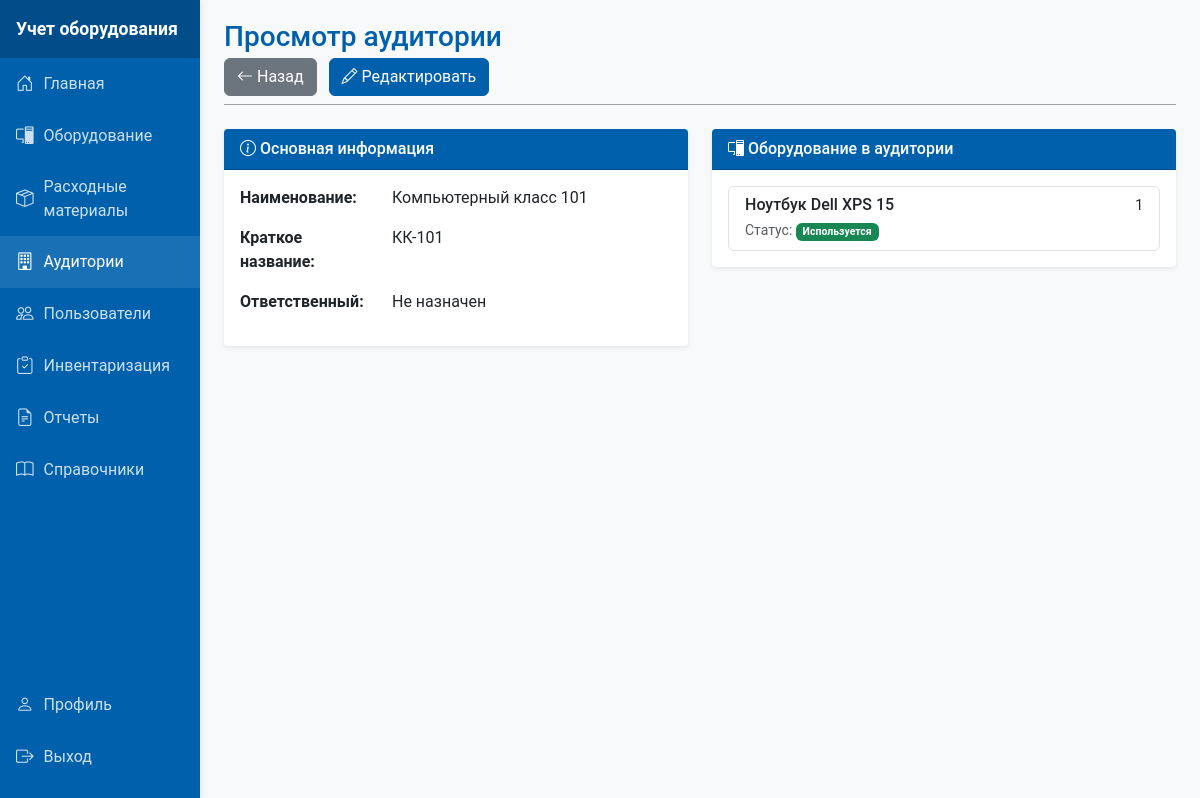
The app's page /templates/classrooms/view.php?id=3 (signed in) with its own data.
### tables this page shows
CREATE TABLE `classrooms` (
  `id` int NOT NULL,
  `name` varchar(100) NOT NULL,
  `short_name` varchar(20) DEFAULT NULL,
  `responsible_user_id` int DEFAULT NULL,
  `temp_responsible_user_id` int DEFAULT NULL,
  `created_at` timestamp NULL DEFAULT CURRENT_TIMESTAMP,
  `updated_at` timestamp NULL DEFAULT CURRENT_TIMESTAMP ON UPDATE CURRENT_TIMESTAMP
);

CREATE TABLE `equipment` (
  `id` int NOT NULL,
  `name` varchar(100) NOT NULL,
  `photo_path` longblob,
  `inventory_number` int NOT NULL,
  `current_classroom_id` int DEFAULT NULL,
  `responsible_user_id` int DEFAULT NULL,
  `temp_responsible_user_id` int DEFAULT NULL,
  `cost` decimal(10,2) DEFAULT NULL,
  `direction_id` int DEFAULT NULL,
  `status_id` int DEFAULT NULL,
  `model_id` int DEFAULT NULL,
  `comments` text,
  `created_at` timestamp NULL DEFAULT CURRENT_TIMESTAMP,
  `updated_at` timestamp NULL DEFAULT CURRENT_TIMESTAMP ON UPDATE CURRENT_TIMESTAMP
);

CREATE TABLE `reference_items` (
  `id` int NOT NULL,
  `type` enum('direction','status','equipment_type','consumable_type','developer') NOT NULL,
  `name` varchar(100) NOT NULL,
  `description` text,
  `created_at` timestamp NULL DEFAULT CURRENT_TIMESTAMP,
  `updated_at` timestamp NULL DEFAULT CURRENT_TIMESTAMP ON UPDATE CURRENT_TIMESTAMP
);

### includes/auth.php (called while the page is built, shortened)
<?php
function get_current_user_role() {
    return $_SESSION['user_role'] ?? null;
}
?>

### models/Classroom.php (called while the page is built, shortened)
<?php
class Classroom {
    private $conn;
    private $table = 'classrooms';
    public function __construct($db) {
        $this->conn = $db;
    }
    public function getById($id) {
        $query = "SELECT * FROM {$this->table} WHERE id = ? LIMIT 1";
        $stmt = $this->conn->prepare($query);
        $stmt->execute([$id]);
        $row = $stmt->fetch(PDO::FETCH_ASSOC);
        if ($row) {
            $this->id = $row['id'];
            $this->name = $row['name'];
            $this->short_name = $row['short_name'];
            return true;
        }
        return false;
    }
    public function getEquipment($classroom_id) {
        $query = "SELECT e.id, e.name, e.inventory_number, s.name as status_name
                  FROM equipment e
                  JOIN reference_items s ON e.status_id = s.id AND s.type = 'status'
                  WHERE e.current_classroom_id = ?
                  ORDER BY e.name";
        $stmt = $this->conn->prepare($query);
        $stmt->execute([$classroom_id]);
        return $stmt;
    }
}
?>

### templates/classrooms/view.php (the view, shortened to what this page needs)
<?php
require_once  '../../includes/header.php';
require_once '../../includes/auth.php';
require_once  '../../models/Classroom.php';
$db = (new Database())->connect();
$classroom = new Classroom($db);
$classroom->getById($_GET['id']);
$responsible_user = null;
$equipment = $classroom->getEquipment($classroom->id);
?>
<div class="content-header">
    <h1 class="content-title">Просмотр аудитории</h1>
    <div>
            <a href="/UP/templates/classrooms/index.php" class="btn btn-secondary">
            <i class="bi bi-arrow-left"></i> Назад
        </a>
        <?php if(get_current_user_role() === 'admin'): ?>
        <a href="/UP/templates/classrooms/edit.php?id=<?= $classroom->id ?>" class="btn btn-primary ms-2">
            <i class="bi bi-pencil"></i> Редактировать
        </a>
        <?php endif; ?>
        </div>
</div>
<div class="row">
    <div class="col-md-6">
        <div class="card">
            <div class="card-header">
                <i class="bi bi-info-circle"></i> Основная информация
            </div>
            <div class="card-body">
                <div class="row mb-3">
                    <div class="col-md-4 fw-bold">Наименование:</div>
                    <div class="col-md-8"><?= htmlspecialchars($classroom->name) ?></div>
                </div>
                <div class="row mb-3">
                    <div class="col-md-4 fw-bold">Краткое название:</div>
                    <div class="col-md-8"><?= htmlspecialchars($classroom->short_name) ?></div>
                </div>
                <div class="row mb-3">
                    <div class="col-md-4 fw-bold">Ответственный:</div>
                    <div class="col-md-8">
                        <?php if($responsible_user): ?>
                           <a href="/UP/templates/users/view.php?id=<?= $responsible_user->id ?>">
                            <?= htmlspecialchars($responsible_user->last_name) ?>
                            <?= htmlspecialchars($responsible_user->first_name) ?>
                        </a>
                        <?php else: ?>
                            Не назначен
                        <?php endif; ?>
                    </div>
                </div>
            </div>
        </div>
    </div>
    <div class="col-md-6">
        <div class="card">
            <div class="card-header">
                <i class="bi bi-pc-display"></i> Оборудование в аудитории
            </div>
            <div class="card-body">
                <?php if($equipment->rowCount() > 0): ?>
                    <div class="list-group">
                        <?php while($row = $equipment->fetch(PDO::FETCH_ASSOC)): ?>
                        <a href="/UP/templates/equipment/view.php?id=<?= $row['id'] ?>" class="list-group-item list-group-item-action">
                            <div class="d-flex w-100 justify-content-between">
                                <h6 class="mb-1"><?= htmlspecialchars($row['name']) ?></h6>
                                <small><?= htmlspecialchars($row['inventory_number']) ?></small>
                            </div>
                            <small class="text-muted">Статус:
                                <span class="badge bg-<?=
                                    $row['status_name'] === 'На ремонте' ? 'warning' :
                                    ($row['status_name'] === 'Сломано' ? 'danger' : 'success')
                                ?>">
                                    <?= htmlspecialchars($row['status_name']) ?>
                                </span>
                            </small>
                        </a>
                        <?php endwhile; ?>
                    </div>
                <?php else: ?>
                    <p class="text-muted mb-0">В аудитории нет оборудования</p>
                <?php endif; ?>
            </div>
        </div>
    </div>
</div>
<?php require_once '../../includes/footer.php'; ?>

### assets/css/style.css (style rules this page uses)
:root { --primary: #0060AC; --secondary: #E41613; --light-gray: #9EA1A2; --dark-gray: #666; --light: #f8f9fa; --white: #fff; }
body { font-family: 'Roboto', Arial, sans-serif; background-color: var(--light); }
.content-header { margin-bottom: 1.5rem; border-bottom: 1px solid var(--light-gray); padding-bottom: 0.5rem; }
.content-title { font-size: 1.75rem; margin-bottom: 0.25rem; font-weight: 500; color: var(--primary); }
.card { box-shadow: 0 0.125rem 0.25rem rgba(0, 0, 0, 0.075); border-radius: 0.25rem; margin-bottom: 1.5rem; border: none; }
.card-header { background-color: var(--primary); font-weight: 500; color: var(--white); border-radius: 0.25rem 0.25rem 0 0 !important; }
.btn-primary { background-color: var(--primary); border-color: var(--primary); }

### records on screen
classrooms: name "Компьютерный класс 101", short_name "КК-101"
equipment: name "Ноутбук Dell XPS 15", inventory_number "1", status.name "Используется"
